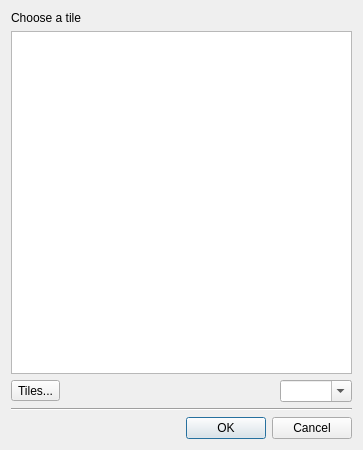
<?xml version="1.0" encoding="UTF-8"?>
<ui version="4.0">
 <class>ChooseBuildingTileDialog</class>
 <widget class="QDialog" name="ChooseBuildingTileDialog">
  <property name="geometry">
   <rect>
    <x>0</x>
    <y>0</y>
    <width>363</width>
    <height>450</height>
   </rect>
  </property>
  <property name="windowTitle">
   <string>Tile Picker</string>
  </property>
  <layout class="QVBoxLayout" name="verticalLayout">
   <item>
    <widget class="QLabel" name="prompt">
     <property name="text">
      <string>Choose a tile</string>
     </property>
    </widget>
   </item>
   <item>
    <widget class="Tiled::Internal::MixedTilesetView" name="tableView"/>
   </item>
   <item>
    <layout class="QHBoxLayout" name="horizontalLayout">
     <item>
      <widget class="QToolButton" name="tilesButton">
       <property name="text">
        <string>Tiles...</string>
       </property>
      </widget>
     </item>
     <item>
      <spacer name="horizontalSpacer">
       <property name="orientation">
        <enum>Qt::Horizontal</enum>
       </property>
       <property name="sizeHint" stdset="0">
        <size>
         <width>40</width>
         <height>20</height>
        </size>
       </property>
      </spacer>
     </item>
     <item>
      <widget class="QComboBox" name="scaleCombo">
       <property name="editable">
        <bool>true</bool>
       </property>
      </widget>
     </item>
    </layout>
   </item>
   <item>
    <widget class="Line" name="line">
     <property name="orientation">
      <enum>Qt::Horizontal</enum>
     </property>
    </widget>
   </item>
   <item>
    <widget class="QDialogButtonBox" name="buttonBox">
     <property name="orientation">
      <enum>Qt::Horizontal</enum>
     </property>
     <property name="standardButtons">
      <set>QDialogButtonBox::Cancel|QDialogButtonBox::Ok</set>
     </property>
    </widget>
   </item>
  </layout>
 </widget>
 <customwidgets>
  <customwidget>
   <class>Tiled::Internal::MixedTilesetView</class>
   <extends>QTableWidget</extends>
   <header>BuildingEditor/mixedtilesetview.h</header>
  </customwidget>
 </customwidgets>
 <resources/>
 <connections>
  <connection>
   <sender>buttonBox</sender>
   <signal>accepted()</signal>
   <receiver>ChooseBuildingTileDialog</receiver>
   <slot>accept()</slot>
   <hints>
    <hint type="sourcelabel">
     <x>248</x>
     <y>254</y>
    </hint>
    <hint type="destinationlabel">
     <x>157</x>
     <y>274</y>
    </hint>
   </hints>
  </connection>
  <connection>
   <sender>buttonBox</sender>
   <signal>rejected()</signal>
   <receiver>ChooseBuildingTileDialog</receiver>
   <slot>reject()</slot>
   <hints>
    <hint type="sourcelabel">
     <x>316</x>
     <y>260</y>
    </hint>
    <hint type="destinationlabel">
     <x>286</x>
     <y>274</y>
    </hint>
   </hints>
  </connection>
 </connections>
</ui>
